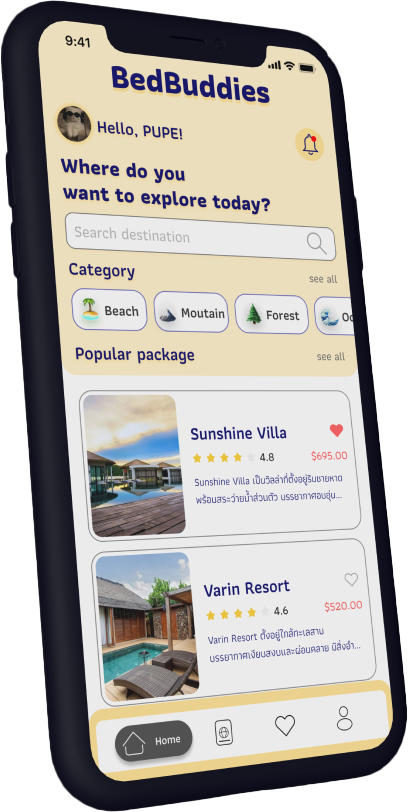
#> input picture images/figma_main.png, 408 x 812 px, given as the content of the folder images/figma_main.png, which was not available
$ python tools-compress-images.py images/figma_main.png
#> lines starting #> are read from the running program, lines starting #| are printed output that depends on the picture
"""Compress portfolio images.

Usage: python tools-compress-images.py [folder] [--apply] [--max-side=N]

Dry-run by default: reports the size every file *would* become without touching
anything. Pass --apply to actually rewrite them. The folder defaults to
"images"; pass a subfolder when adding new assets so already-compressed files
are not re-encoded.

Rules:
  - CMYK JPEG -> sRGB (browsers render CMYK JPEG with wrong colors)
  - longest side capped at MAX_SIDE
  - opaque source -> JPEG q85 (alpha channel carries no information)
  - genuinely transparent source -> stays PNG
  - animated GIF -> resized, animation preserved
"""
import io
import sys
from pathlib import Path
from PIL import Image, ImageChops, ImageSequence

MAX_SIDE = 1600
for _a in sys.argv:
    if _a.startswith('--max-side='):
        MAX_SIDE = int(_a.split('=', 1)[1])
# The GIF is only ever shown at height:120px in .exp-media and is not a
# lightbox trigger, so it never needs to be larger than this.
MAX_SIDE_GIF = 400
JPEG_Q = 85
APPLY = '--apply' in sys.argv
# Re-running over already-compressed files would re-encode them and lose a
# little quality each pass, so the root is explicit: pass the folder to walk.
ROOT = next((a for a in sys.argv[1:] if not a.startswith('--')), 'images')


def has_real_alpha(im):
    if im.mode not in ('RGBA', 'LA', 'P') and 'transparency' not in im.info:
        return False
    a = im.convert('RGBA').getchannel('A')
    return a.getextrema()[0] < 255


def quantized_ok(original, quant):
    """Reject palette reduction that visibly posterises the image.

    Flat-colour logos and UI screenshots survive a 255-colour palette with
    almost no error. Photographs and smooth gradients band badly, which is
    obvious to the eye, so measure the error and refuse those.
    """
    a = original.convert('RGB')
    b = quant.convert('RGB')
    diff = ImageChops.difference(a, b)
    hist = diff.convert('L').histogram()
    total = sum(hist)
    mean = sum(v * c for v, c in enumerate(hist)) / total
    # 99.5th percentile of per-pixel error
    run, p995 = 0, 0
    for v, c in enumerate(hist):
        run += c
        if run >= total * 0.995:
            p995 = v
            break
    return mean < 1.5 and p995 < 12


def fit(im, cap=MAX_SIDE):
    w, h = im.size
    if max(w, h) <= cap:
        return im
    s = cap / max(w, h)
    return im.resize((round(w * s), round(h * s)), Image.LANCZOS)


def encode(path):
    """Return (new_suffix, bytes, note) for the compressed version."""
    im = Image.open(path)

    # Animated GIF: resize every frame, keep the animation.
    if getattr(im, 'n_frames', 1) > 1:
        orig = im.size
        frames = [fit(f.convert('RGBA'), MAX_SIDE_GIF)
                  for f in ImageSequence.Iterator(im)]
        buf = io.BytesIO()
        frames[0].convert('P', palette=Image.ADAPTIVE).save(
            buf, 'GIF', save_all=True, optimize=True,
            append_images=[f.convert('P', palette=Image.ADAPTIVE) for f in frames[1:]],
            loop=im.info.get('loop', 0), duration=im.info.get('duration', 100),
            disposal=2)
        note = f"{im.n_frames} frames"
        if frames[0].size != orig:
            note += f" {orig[0]}x{orig[1]}->{frames[0].size[0]}x{frames[0].size[1]}"
        return '.gif', buf.getvalue(), note

    note = []
    if im.mode == 'CMYK':
        note.append('CMYK->sRGB')

    alpha = has_real_alpha(im)
    orig_size = im.size
    im = fit(im.convert('RGBA') if alpha else im.convert('RGB'))
    if im.size != orig_size:
        note.append(f"{orig_size[0]}x{orig_size[1]}->{im.size[0]}x{im.size[1]}")

    buf = io.BytesIO()
    if alpha:
        # Photographic content with an alpha channel is the worst case for PNG
        # and there is no pngquant on this machine. Candidates, smallest wins:
        #   full-colour PNG  - always correct, often huge
        #   palette PNG      - tiny, but bands on gradients (gated)
        #   lossy WebP       - keeps alpha, ~87% smaller, universally supported
        im.save(buf, 'PNG', optimize=True)
        cands = [(len(buf.getvalue()), '.png', buf.getvalue(), 'full-colour png')]

        qim = im.quantize(colors=255, method=Image.FASTOCTREE)
        q = io.BytesIO()
        qim.save(q, 'PNG', optimize=True)
        if quantized_ok(im, qim):
            cands.append((len(q.getvalue()), '.png', q.getvalue(), 'quantized png'))

        w = io.BytesIO()
        im.save(w, 'WEBP', quality=82, method=6)
        cands.append((len(w.getvalue()), '.webp', w.getvalue(), 'webp (alpha)'))

        _, suffix, data, why = min(cands, key=lambda c: c[0])
        note.append(why)
        if suffix != path.suffix.lower():
            note.append(f"{path.suffix}->{suffix}")
        return suffix, data, ' '.join(note)

    # Flat-colour UI screenshots often compress better as PNG than as JPEG,
    # and PNG avoids ringing artefacts around text. Try both, keep the smaller.
    im.save(buf, 'JPEG', quality=JPEG_Q, optimize=True, progressive=True)
    as_jpeg = buf.getvalue()
    qim = im.quantize(colors=255, method=Image.FASTOCTREE)
    png = io.BytesIO()
    qim.save(png, 'PNG', optimize=True)
    as_png = png.getvalue() if quantized_ok(im, qim) else None

    if as_png is not None and len(as_png) < len(as_jpeg):
        note.append('png (smaller than jpeg)')
        return '.png', as_png, ' '.join(note)
    if path.suffix.lower() not in ('.jpg', '.jpeg'):
        note.append(f"{path.suffix}->.jpg")
    return '.jpg', as_jpeg, ' '.join(note)


rows = []
for p in sorted(Path(ROOT).rglob('*')):
    if not p.is_file():
        continue
    old = p.stat().st_size
    try:
        suffix, data, note = encode(p)
#> in encode, im is the input picture: PIL image 408x812 RGBA; mean R, G, B, A 147, 143.6, 138.9, 208.2
#> in has_real_alpha, `a = im.convert('RGBA').getchannel('A')`:
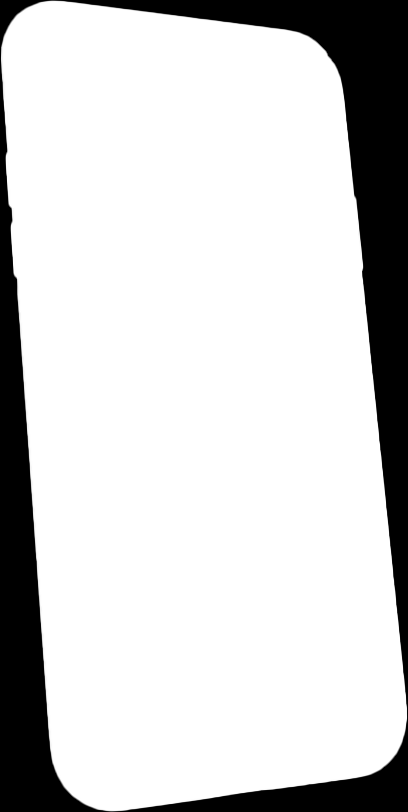
#> a: PIL image 408x812 L; min 0, max 255, mean 208.2
#> in encode, `alpha = has_real_alpha(im)`: alpha = True
#> in encode, `qim = im.quantize(colors=255, method=Image.FASTOCTREE)`:
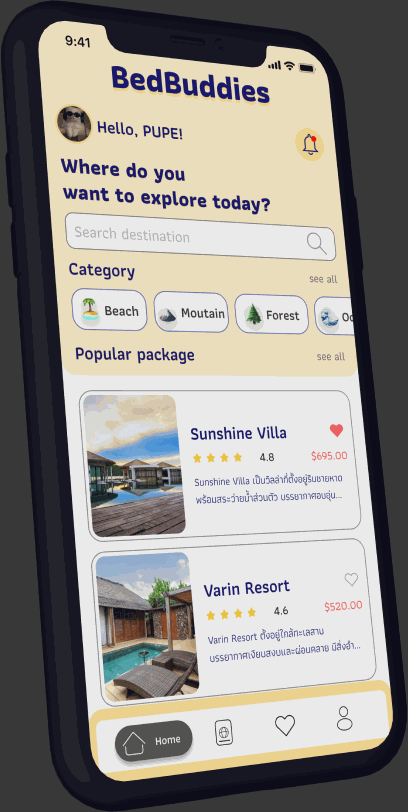
#> qim: PIL image 408x812 P; mean R, G, B 148.3, 144.9, 139.9
#> in quantized_ok, `diff = ImageChops.difference(a, b)`:
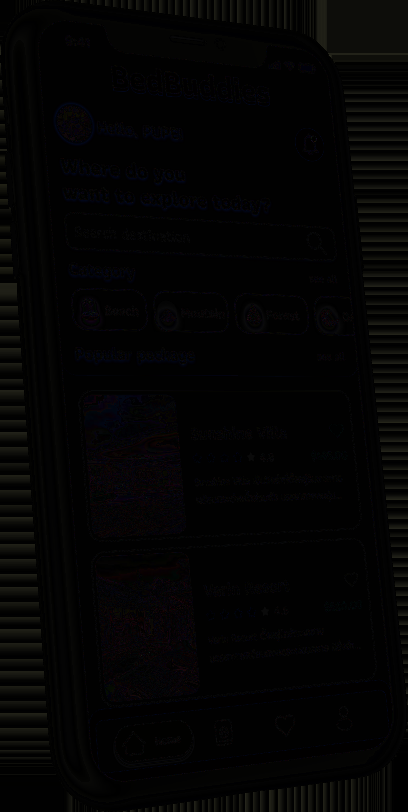
#> diff: PIL image 408x812 RGB; mean R, G, B 3.6, 3.4, 3.3
#> in quantized_ok, `hist = diff.convert('L').histogram()`: hist = 256 values, max 177983 at index 1, min 0 at index 37, mean 1294.1
#> in quantized_ok, `total = sum(hist)`: total = 331296
#> in quantized_ok, `mean = sum(v * c for v, c in enumerate(hist)) / total`: mean = 3.44
#> the loop in quantized_ok, `for v, c in enumerate(hist):` made 30 passes
#> (c, run, p995) on pass 30: (985, 329714, 29)
#> (c, run) on passes 1 to 6: (23555, 23555), (177983, 201538), (20960, 222498), (21755, 244253), (21253, 265506), (13130, 278636)
#> after the loop in quantized_ok, `for v, c in enumerate(hist):`: run = 329714
#> in encode, `_, suffix, data, why = min(cands, key=lambda c: c[0])`: suffix = '.webp'; why = 'webp (alpha)'
#> suffix = '.webp'; note = 'webp (alpha) .png->.webp'
    except Exception as e:
        rows.append((p, old, old, p.name, f"SKIPPED: {e}"))
        continue
    new_path = p.with_suffix(suffix)
    # Never grow a file. This has to be checked even when the extension would
    # change, otherwise a "conversion" that loses gets applied anyway.
    if len(data) >= old:
        rows.append((p, old, old, p.name, 'kept (already optimal)'))
        continue
    rows.append((p, old, len(data), new_path.name, note))
    if APPLY:
        new_path.write_bytes(data)
        if new_path != p:
            p.unlink()

print(f"{'KB now':>7} {'KB new':>7} {'save':>6}  {'file':<44} note")
print('-' * 104)
for p, old, new, newname, note in sorted(rows, key=lambda r: -r[1]):
    pct = f"{(1 - new / old) * 100:.0f}%" if old else '-'
    print(f"{old/1024:7.0f} {new/1024:7.0f} {pct:>6}  {p.as_posix():<44} {note}")
#> this loop made 1 pass
#> (old, new, newname, note, pct) on pass 1: (214959, 42992, 'figma_main.webp', 'webp (alpha) .png->.webp', '80%')
#|     210      42    80%  _only/figma_main.png webp (alpha) .png->.webp
to = sum(r[1] for r in rows)
#> to = 214959
tn = sum(r[2] for r in rows)
#> tn = 42992
print('-' * 104)
print(f"{to/1048576:7.1f} {tn/1048576:7.1f} MB   {(1-tn/to)*100:.0f}% smaller overall")
#|     0.2     0.0 MB   80% smaller overall
print()
print('APPLIED - files rewritten' if APPLY else 'DRY RUN - nothing written (pass --apply)')
